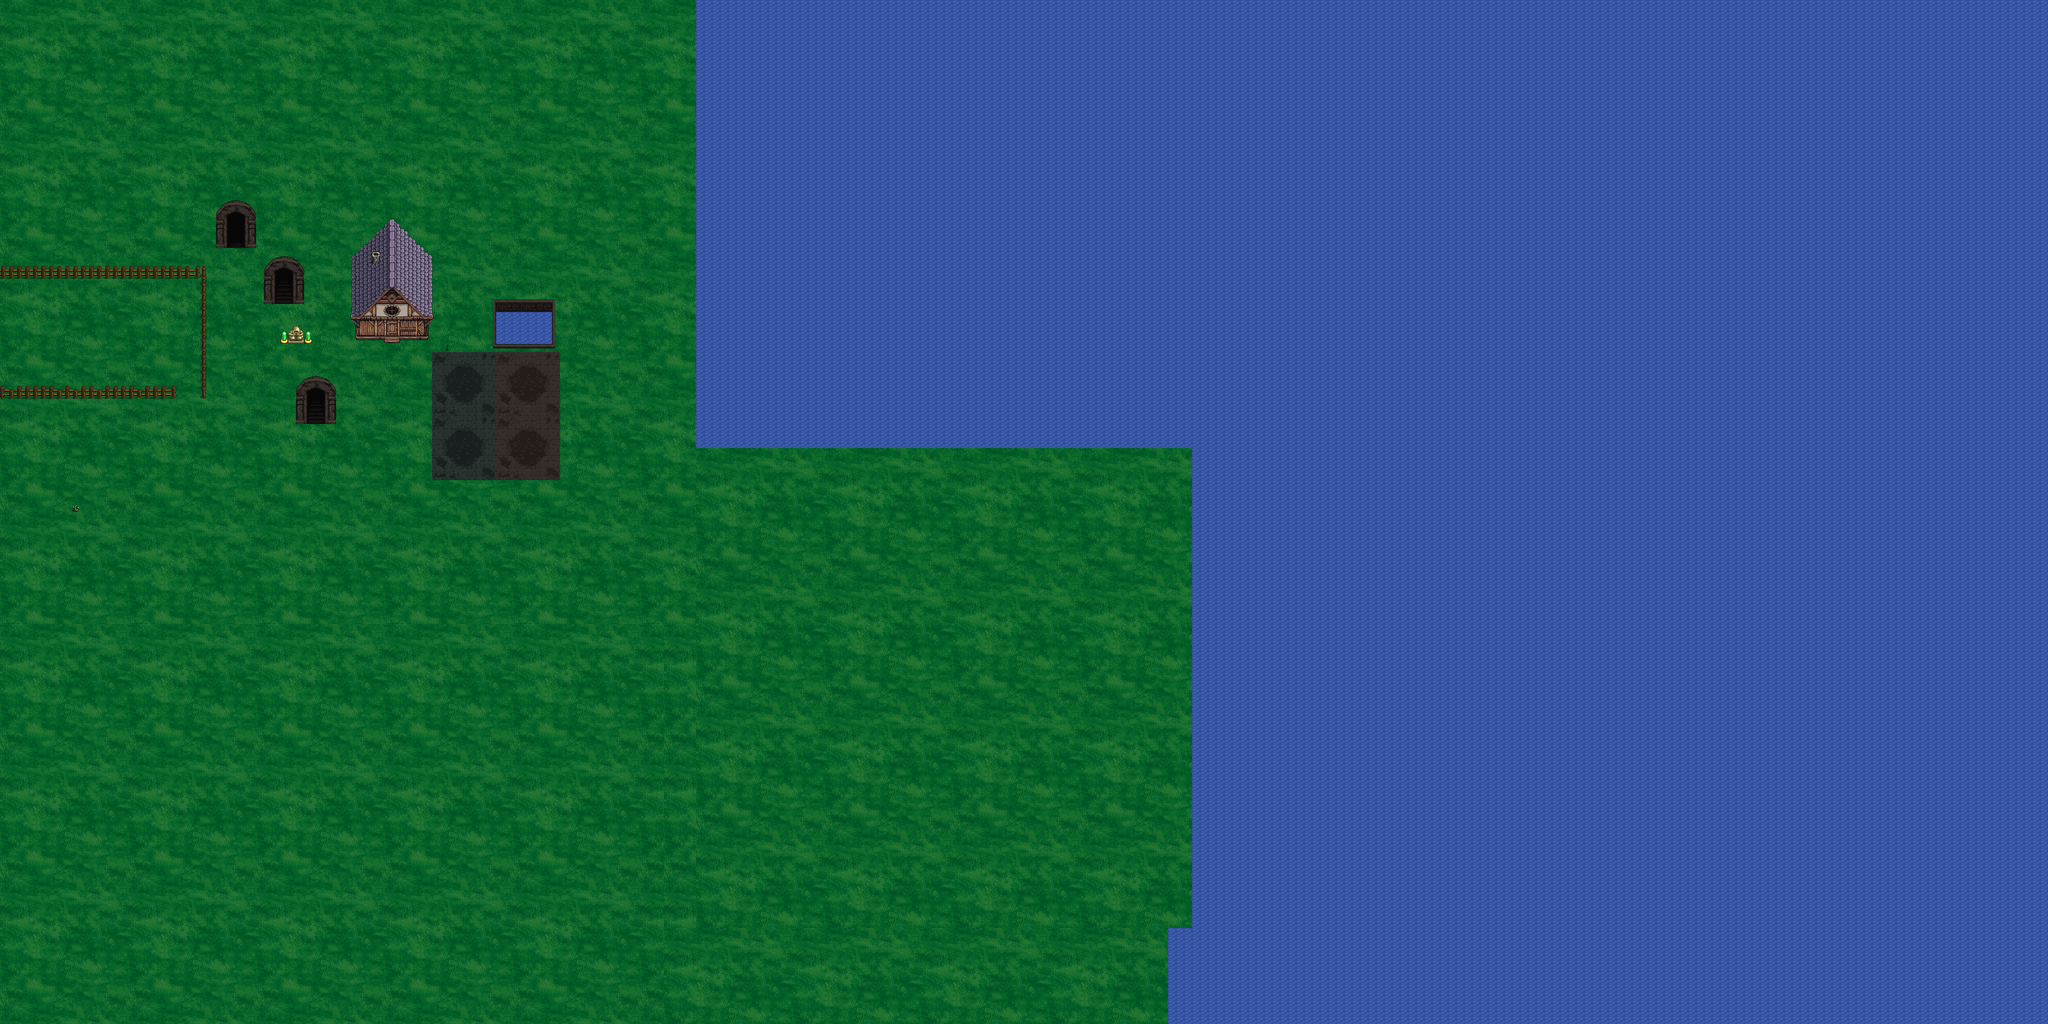

A level layout from a 2D game, rendered from its tile map. Below: a short description, then the map file with tile-grid data replaced by summaries:
An orthogonal 256x128 tile map with 16x16 px tiles, 5 tile layers (water, ground, ground_top, ground_top2, ...), 6 tilesets and 14 objects (6x bigtree, 2x Bush, 2x AreaLocation, SmallTree, cottage, ...).

<map version="1.2" tiledversion="1.3.0" orientation="orthogonal" renderorder="right-down" compressionlevel="0" width="256" height="128" tilewidth="16" tileheight="16" infinite="0" nextlayerid="7" nextobjectid="216">
 <tileset firstgid="1" source="sdv.tsx" />
 <tileset firstgid="2371" source="farmhouse.tsx" />
 <tileset firstgid="2611" name="town" tilewidth="16" tileheight="16" tilecount="1984" columns="32">
  <image source="stardew_valley_town.png" trans="ffffff" width="512" height="992" />
  <tile id="1003">
   <properties>
    <property name="blocked" type="bool" value="true" />
   </properties>
  </tile>
 </tileset>
 <tileset firstgid="4595" source="grass256x256.tsx" />
 <tileset firstgid="4851" name="houses" tilewidth="16" tileheight="16" tilecount="4096" columns="64">
  <image source="houses.png" width="1024" height="1024" />
 </tileset>
 <tileset firstgid="8947" name="mainlevbuild" tilewidth="16" tileheight="16" tilecount="1702" columns="37">
  <image source="mainlevbuild.png" width="592" height="736" />
 </tileset>
 <layer id="1" name="water" width="256" height="128">
  <data>[32768 cells, 32374 non-empty, 12 distinct tile ids]</data>
 </layer>
 <layer id="2" name="ground" width="256" height="128">
  <data>[32768 cells, 15536 non-empty, 256 distinct tile ids]</data>
 </layer>
 <layer id="3" name="ground_top" width="256" height="128">
  <data>[32768 cells, 549 non-empty, 360 distinct tile ids]</data>
 </layer>
 <layer id="4" name="ground_top2" width="256" height="128">
  <data>[32768 cells, 196 non-empty, 105 distinct tile ids]</data>
 </layer>
 <objectgroup id="5" name="objects">
  <object id="92" type="bigtree" x="272" y="224" width="48" height="96" />
  <object id="93" type="SmallTree" x="176" y="368" width="64" height="112" />
  <object id="100" type="cottage" x="693.417" y="142.667" width="80" height="128">
   <properties>
    <property name="doorTileX" type="int" value="3" />
   </properties>
  </object>
  <object id="101" type="bigtree" x="368" y="240" width="48" height="96" />
  <object id="102" type="bigtree" x="299" y="505.833" width="48" height="96" />
  <object id="103" type="bigtree" x="39" y="657.833" width="48" height="96" />
  <object id="104" name="Bridge" type="BridgeTrigger" x="128" y="384" width="32" height="32">
   <properties>
    <property name="description">The old wooden "Carlton Bridge" was destroyed a long time ago and no one has been trying to fix it. 
You can repair it for 500 wood.
 It is plain indeed that in spite of later estrangement Hobbits are 
relatives of ours: far nearer to us than Elves, or even than Dwarves. Of old 
they spoke the languages of Men, after their own fashion, and liked and 
disliked much the same things as Men did. But what exactly our relationship 
is can no longer be discovered. The beginning of Hobbits lies far back in 
the Elder Days that are now lost and forgotten. Only the Elves still 
preserve any records of that vanished time, and their traditions are 
concerned almost entirely with their own history, in which Men appear seldom 
and Hobbits are not mentioned at all. Yet it is clear that Hobbits had, in 
fact, lived quietly in Middle-earth for many long years before other folk 
became even aware of them. And the world being after all full of strange 
creatures beyond count, these little people seemed of very little 
importance. But in the days of Bilbo, and of Frodo his heir, they suddenly 
became, by no wish of their own, both important and renowned, and troubled </property>
   </properties>
  </object>
  <object id="108" name="Bush" type="Bush" x="514.5" y="747" width="48" height="48" />
  <object id="110" name="Bush" type="Bush" x="578.5" y="749" width="48" height="48" />
  <object id="113" type="bigtree" x="135.167" y="617" width="48" height="96" />
  <object id="114" type="bigtree" x="52.3333" y="514.333" width="48" height="96" />
  <object id="211" name="Bed" type="BedTrigger" x="144" y="2000" width="16" height="32">
   <properties>
    <property name="description" value="This is your bed." />
   </properties>
  </object>
  <object id="214" name="The Farm" type="AreaLocation" x="-0.0909091" y="560.091" width="400" height="223.818" />
  <object id="215" name="Home sweet home" type="AreaLocation" x="-0.1665" y="1903.17" width="180.333" height="144.667" />
 </objectgroup>
 <layer id="6" name="above_all" width="256" height="128">
  <data>[32768 cells, 0 non-empty, 0 distinct tile ids]</data>
 </layer>
</map>
